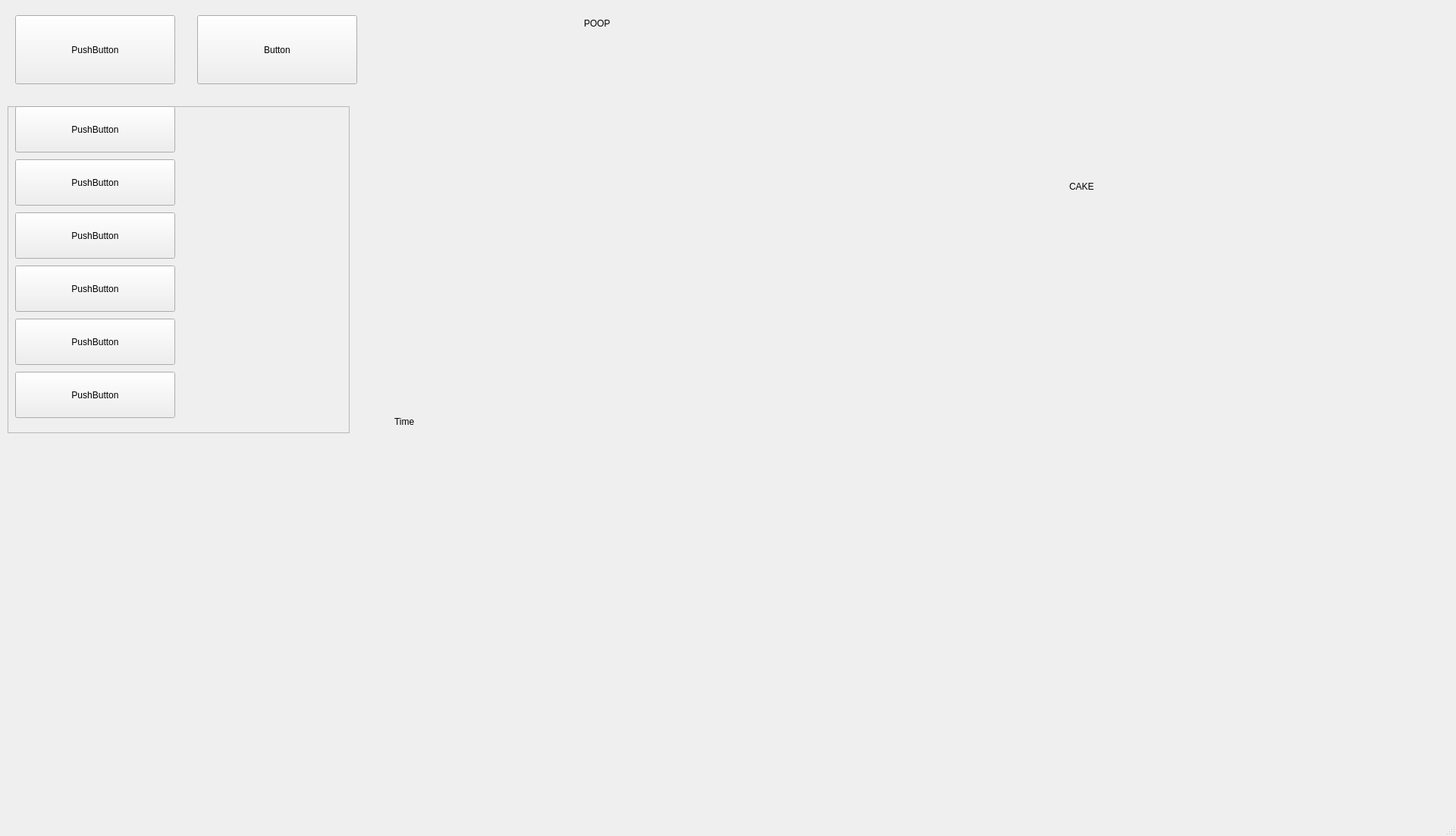
<?xml version="1.0" encoding="UTF-8"?>
<ui version="4.0">
 <class>MainWindow</class>
 <widget class="QMainWindow" name="MainWindow">
  <property name="geometry">
   <rect>
    <x>0</x>
    <y>0</y>
    <width>1920</width>
    <height>1102</height>
   </rect>
  </property>
  <property name="windowTitle">
   <string>MainWindow</string>
  </property>
  <widget class="QWidget" name="centralwidget">
   <property name="minimumSize">
    <size>
     <width>1920</width>
     <height>1080</height>
    </size>
   </property>
   <widget class="QFrame" name="frame">
    <property name="geometry">
     <rect>
      <x>10</x>
      <y>140</y>
      <width>451</width>
      <height>431</height>
     </rect>
    </property>
    <property name="frameShape">
     <enum>QFrame::StyledPanel</enum>
    </property>
    <property name="frameShadow">
     <enum>QFrame::Raised</enum>
    </property>
    <widget class="QPushButton" name="pushButton_2">
     <property name="geometry">
      <rect>
       <x>10</x>
       <y>0</y>
       <width>211</width>
       <height>61</height>
      </rect>
     </property>
     <property name="text">
      <string>PushButton</string>
     </property>
    </widget>
    <widget class="QPushButton" name="pushButton_3">
     <property name="geometry">
      <rect>
       <x>10</x>
       <y>70</y>
       <width>211</width>
       <height>61</height>
      </rect>
     </property>
     <property name="text">
      <string>PushButton</string>
     </property>
    </widget>
    <widget class="QPushButton" name="pushButton_5">
     <property name="geometry">
      <rect>
       <x>10</x>
       <y>140</y>
       <width>211</width>
       <height>61</height>
      </rect>
     </property>
     <property name="text">
      <string>PushButton</string>
     </property>
    </widget>
    <widget class="QPushButton" name="pushButton_6">
     <property name="geometry">
      <rect>
       <x>10</x>
       <y>210</y>
       <width>211</width>
       <height>61</height>
      </rect>
     </property>
     <property name="text">
      <string>PushButton</string>
     </property>
    </widget>
    <widget class="QPushButton" name="pushButton_7">
     <property name="geometry">
      <rect>
       <x>10</x>
       <y>280</y>
       <width>211</width>
       <height>61</height>
      </rect>
     </property>
     <property name="text">
      <string>PushButton</string>
     </property>
    </widget>
    <widget class="QPushButton" name="pushButton_8">
     <property name="geometry">
      <rect>
       <x>10</x>
       <y>350</y>
       <width>211</width>
       <height>61</height>
      </rect>
     </property>
     <property name="text">
      <string>PushButton</string>
     </property>
    </widget>
   </widget>
   <widget class="QLabel" name="Clock">
    <property name="geometry">
     <rect>
      <x>520</x>
      <y>540</y>
      <width>141</width>
      <height>31</height>
     </rect>
    </property>
    <property name="text">
     <string>Time</string>
    </property>
   </widget>
   <widget class="QLabel" name="label">
    <property name="geometry">
     <rect>
      <x>770</x>
      <y>20</y>
      <width>71</width>
      <height>21</height>
     </rect>
    </property>
    <property name="text">
     <string>POOP</string>
    </property>
   </widget>
   <widget class="QPushButton" name="pushButton_4">
    <property name="geometry">
     <rect>
      <x>20</x>
      <y>20</y>
      <width>211</width>
      <height>91</height>
     </rect>
    </property>
    <property name="text">
     <string>PushButton</string>
    </property>
   </widget>
   <widget class="QPushButton" name="pushButton">
    <property name="geometry">
     <rect>
      <x>260</x>
      <y>20</y>
      <width>211</width>
      <height>91</height>
     </rect>
    </property>
    <property name="text">
     <string>Button</string>
    </property>
   </widget>
   <widget class="QLabel" name="label_2">
    <property name="geometry">
     <rect>
      <x>1410</x>
      <y>230</y>
      <width>71</width>
      <height>31</height>
     </rect>
    </property>
    <property name="text">
     <string>CAKE</string>
    </property>
   </widget>
  </widget>
  <widget class="QStatusBar" name="statusbar"/>
 </widget>
 <resources/>
 <connections/>
</ui>
